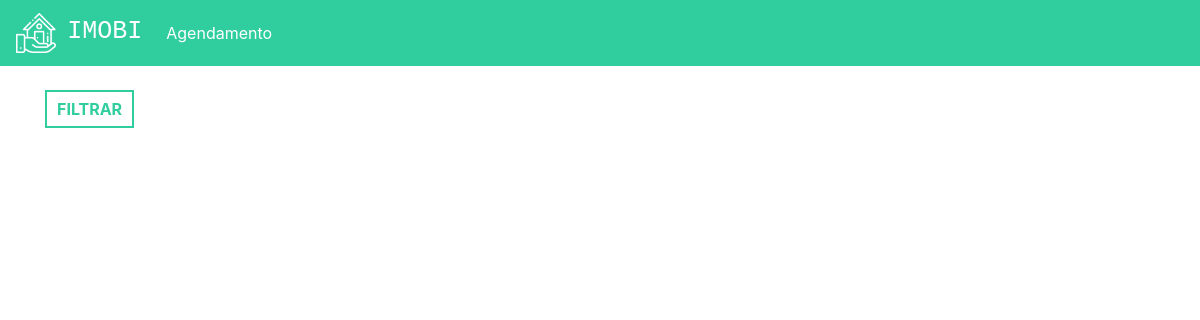
Before: / (signed in) with the older database file.
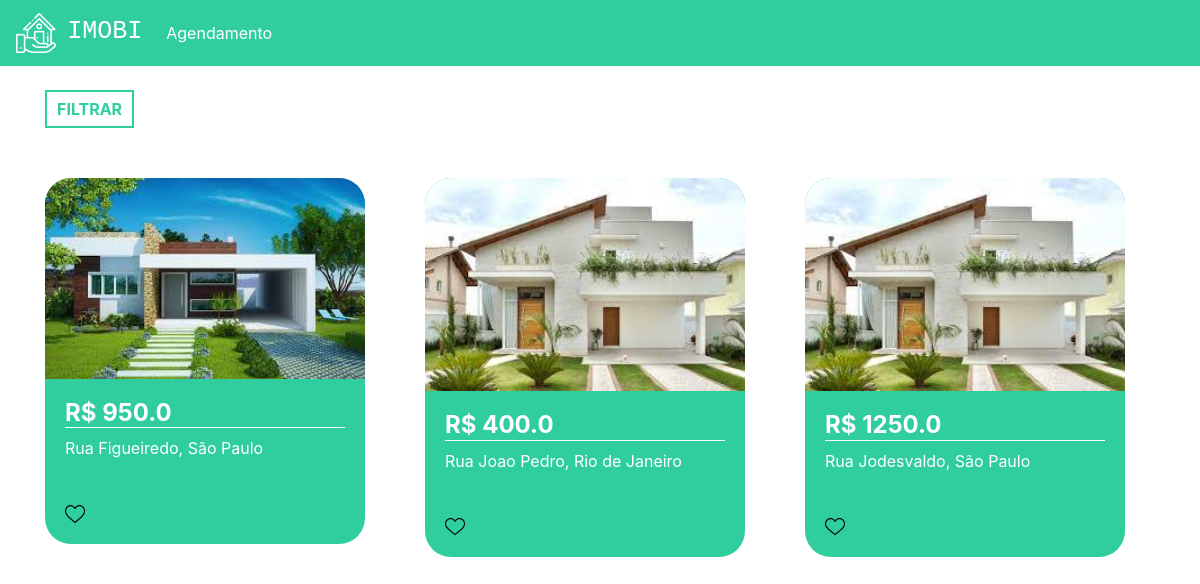
After: the same page with the newer database file.
### home/models.py (models this page shows, shortened)
class Imovei(models.Model):
    choices = (('V', 'Venda'),
               ('A', 'Aluguel'))
    choices_imovel = (('A', 'Apartamento'),
                      ('C', 'Casa'))
    imagens = models.ManyToManyField(Imagem)
    valor = models.FloatField()
    quartos = models.IntegerField()
    tamanho = models.FloatField()
    cidade = models.ForeignKey(Cidade, on_delete=models.DO_NOTHING)
    rua = models.CharField(max_length=50)
    tipo = models.CharField(max_length=1, choices=choices)
    tipo_imovel = models.CharField(max_length=1, choices=choices_imovel)
    numero = models.IntegerField()
    descricao = models.TextField()
    dias_visita = models.ManyToManyField(DiasVisita)
    horarios = models.ManyToManyField(Horario)

class Imagem(models.Model):
    img = models.ImageField(upload_to='img')

class Cidade(models.Model):
    nome = models.CharField(max_length=30)
    def __str__(self) -> str:
        return self.nome

### home/views.py (the view)
# urls.py: path('', views.home, name='home'),
@login_required(login_url="/auth/login")
def home(request):
    preco_minimo = request.GET.get('preco_minimo')
    preco_maximo = request.GET.get('preco_maximo')
    cidade = request.GET.get('cidade')
    tipo = request.GET.getlist('tipo')
    if preco_minimo or preco_maximo or cidade or tipo:
        if not preco_minimo:
            preco_minimo = 0
        if not preco_maximo:
            preco_maximo = 999999999
        if not tipo:
            tipo = ['A', 'C']
        imoveis = Imovei.objects.filter(valor__gte=preco_minimo).filter(
            valor__lte=preco_maximo).filter(tipo_imovel__in=tipo).filter(cidade=cidade)
    else:
        imoveis = Imovei.objects.all()
    cidades = Cidade.objects.all()
    return render(request, 'home.html', {'imoveis': imoveis, 'cidades': cidades})

### home/templates/home.html (shortened to what this page needs)
{% extends 'base.html' %}
{% load static %}
{% block 'head' %}
<link rel="stylesheet" href="{% static 'home/css/home.css' %}">
{% endblock  %}
{% block 'body' %}
<div class="container">
  <br>
  <button type="button" class="btn_filtrar" data-toggle="modal"
	 data-target="#exampleModal">
    FILTRAR
  </button>
  <div class="row">
    {% for imovel in imoveis %}
        <div class="col-md cont">
          <div class="card_imovel">
            <img class="img_capa_imovel" src="{{imovel.imagens.all.0.img.url}}">
            <div class="informacoes_imoveis">
              <a class="a_none" href="imovel/{{imovel.id}}"><h4 class="valor">R$ {{imovel.valor}}</h4></a>
              <p>{{imovel.rua}}, {{imovel.cidade}}</p>
              <br>
              <img width="7%" src="{% static 'home/img/heart.png' %}">
            </div>
          </div>
        </div>
    {% endfor %}
  </div>
</div>
{% endblock %}

### templates/base.html (shortened to what this page needs)
{% load static %}
<!doctype html>
<html lang="pt-BR">
<head>
    {% block 'head' %}{% endblock %}
    <link rel="stylesheet" href="https://cdn.jsdelivr.net/npm/bootstrap@4.6.1/dist/css/bootstrap.min.css">
</head>
<body>
    {% if user.is_authenticated %}
      <nav class="navbar navbar-expand-lg navbar-dark bg_navbar">
        <a class="navbar-brand" href="{% url 'home' %}">
					<img width="40" src="{% static 'authentication/img/logo.png' %}">
							&nbsp<h3 class="font_logo">IMOBI</h3></a>
        <div class="collapse navbar-collapse" id="navbarNav">
          <ul class="navbar-nav">
            <li class="nav-item active">
              <a class="nav-link" href="{% url 'agendamentos' %}">Agendamento</a>
            </li>
          </ul>
        </div>
      </nav>
    {% endif %}
    {% block 'body' %}{% endblock %}
</body>
</html>

### templates/static/home/css/home.css (style rules this page uses)
.bg_navbar { background-color: #30CD9E; }
.font_logo { font-family: 'Courier New', Courier, monospace; font-size: 25px; display: inline; }
.card_imovel { background-color: #30CD9E; width: 20rem; margin-top: 50px; border-radius: 26px; }
.img_capa_imovel { width: 100%; border-top-left-radius: 26px; border-top-right-radius: 26px; }
.informacoes_imoveis { padding: 20px; color: white; }
.valor { font-weight: bold; border-bottom: 1px solid white; }
.btn_filtrar { border: none; background-color: transparent; border: 2px solid #30CD9E; color: #30CD9E; padding: 5px 10px 5px 10px; font-weight: bold; }
.a_none { color: white; }

Changed rows visible on the page:
added Imovei: imagens.all.0.img (picture), valor "950.0", rua "Rua Figueiredo", cidade "São Paulo"
added Imovei: imagens.all.0.img (picture), valor "400.0", rua "Rua Joao Pedro", cidade "Rio de Janeiro"
added Imovei: imagens.all.0.img (picture), valor "1250.0", rua "Rua Jodesvaldo", cidade "São Paulo"
